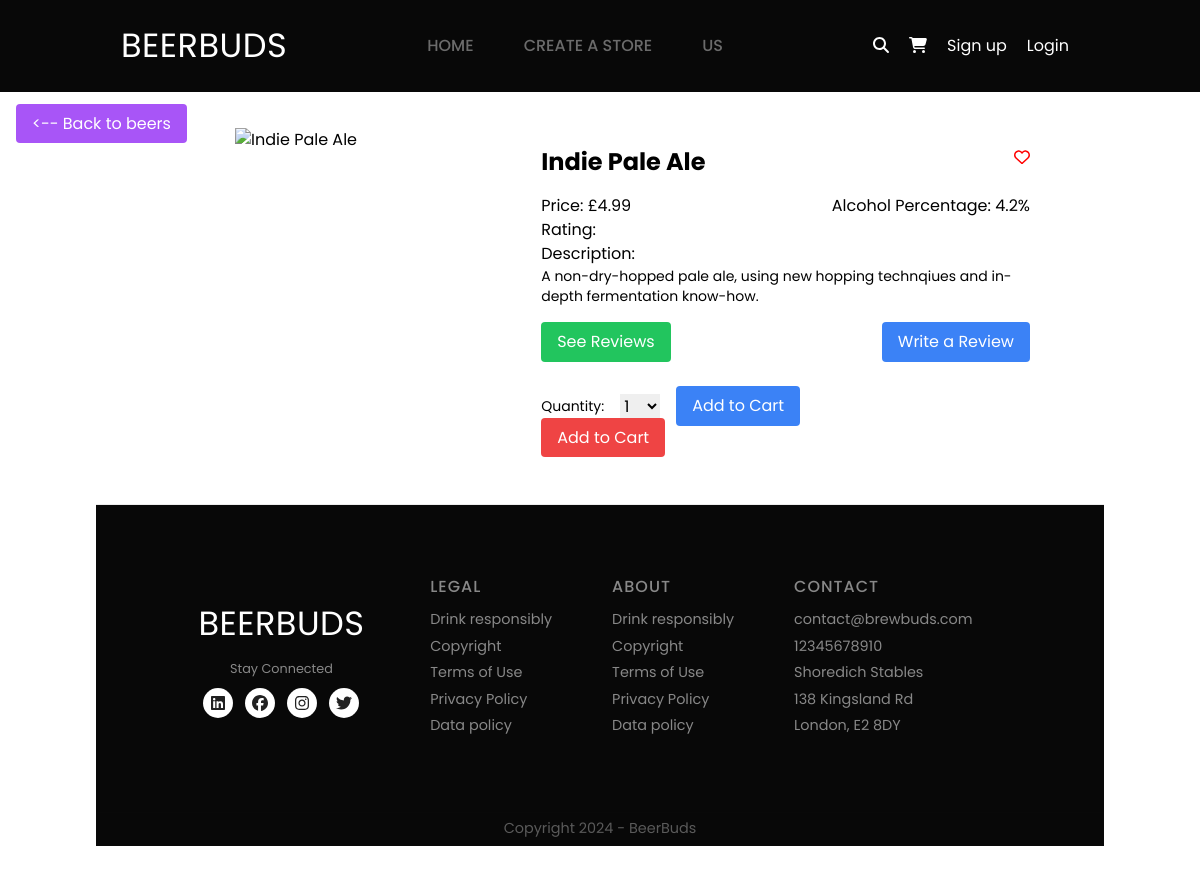
The app's page /beer/3/ with its own data.
### marketplace/models.py (models this page shows, shortened)
class Beer(models.Model):
    name = models.CharField(max_length=255, blank=False, null=False)
    description = models.TextField(blank=False, validators=[ MinLengthValidator(50, 'Please enter a description of at least 50 characters')])
    stock_quantity = models.IntegerField(blank=False, null=False)
    price = models.DecimalField(blank=False, null=False, max_digits=6, decimal_places=2)
    store_id = models.ForeignKey(Store, related_name='beer_store', on_delete=models.CASCADE)
    beer_image = models.ImageField(upload_to='beer_images', blank=False, null=False)
    volume = models.DecimalField(max_digits=6, decimal_places=2)
    abv = models.DecimalField(max_digits=6, decimal_places=1)
    ingredients = models.TextField(validators=[ MinLengthValidator(50, 'Please enter a description of at least 50 characters')])

### marketplace/views.py (the view)
# urls.py: path('beer/<int:id>/', views.beer_show, name='beer_show'),
def beer_show(request, id):
  form = CartItemForm()
  beer = get_object_or_404(Beer, id=id)
  reviews = Review.objects.filter(beer_id=id)
  return render(request, 'marketplace/beer_show.html', {'beer': beer, 'beer_reviews': reviews, 'form': form})

### marketplace/forms.py
class CartItemForm(forms.ModelForm):
    class Meta:
        model = CartItem
        fields = ['quantity']
        exclude = ('beer_id','profile_id')
        widgets = {
            'quantity': forms.Select(choices=[(i, str(i)) for i in range(1, 30)]),  # 30 to be changed to the beer stock quantity later
        }

### marketplace/context_processors.py (called while the page is built)
def has_store(request):
    if request.user.is_authenticated:
        return {'has_store': Store.objects.filter(user_id=request.user).exists()}
    return {'has_store': False}

### marketplace/templates/marketplace/beer_show.html (shortened to what this page needs)
{% extends "core/base.html" %}
{% block content %}
  <div>
    <div class="p-4 mb-4 absolute left-0">
      <a href="{% url 'marketplace:beer_index' %}" class="bg-purple-500 text-white px-4 py-2 rounded hover:bg-purple-700">  <-- Back to beers </a>
    </div>
  </div>
  <div class="container-sm flex flex-row justify-between rounded-xl px-10 pt-4">
    <div class="max-w-xs rounded-xl basis-2/5 flex justify-center">
      <img src="{{ beer.beer_image }}" alt="{{ beer.name }}" class="mt-4 h-auto max-h-80">
    </div>
    <div class="p-4 rounded-xl basis-3/5">
      <div class="container p-4 border-2 rounded-xl border-transparent">
        <div class="flex flex-row justify-between">
          <h1 class="text-2xl font-bold mb-4">{{ beer.name }}</h1>
          <a href="{% url 'user_actions:add_favourite' beer.id %}">
            <button class="fa-regular fa-heart" style="color: #ff0000;"></button>
          </a>
        </div>
        <div class="flex flex-row justify-between">
          <p>Price: £{{ beer.price }}</p>
          <p>Alcohol Percentage: {{ beer.abv }}%</p>
        </div>
        <p>Rating: </p>
        <p>Description: </p>
        <p class="text-sm mb-4">{{ beer.description }}</p>
          <div class="flex flex-row justify-between">
            <a href="{% url 'user_actions:beer_reviews_index' beer.id %}" class="bg-green-500 text-white px-4 py-2 rounded hover:bg-green-700">See Reviews</a>
            <a href="{% url 'user_actions:create_review' beer.id %}" class="bg-blue-500 text-white px-4 py-2 rounded hover:bg-blue-700">Write a Review</a>
          </div>
          <div class="mt-6">
            <form method="post" action="{% url 'marketplace:add_to_cart' beer.id %}">
              <div class="flex items-center space-x-4">
                <label for="quantity" class="text-sm">Quantity:</label>
                {{ form.quantity }}
                <button type="submit" class="bg-blue-500 text-white px-4 py-2 rounded hover:bg-blue-600 focus:outline-none focus:shadow-outline-blue">
                  Add to Cart
                </button>
              </div>
            </form>
        <a href="{% url 'marketplace:add_to_cart' beer.id %}" class="bg-red-500 text-white px-4 py-2 rounded hover:bg-orange-700">Add to Cart</a>
      </div>
    </div>
  </div>
{% endblock %}

### core/static/core/styles.css (style rules this page uses)
* { margin: 0px; padding: 0px; font-family: poppins; box-sizing: border-box; }
body { margin: 0px; padding: 0px; font-family: poppins; }
a { text-decoration: none; }

### records on screen
Beer: name "Indie Pale Ale", price "4.99", abv "4.2", description "A non-dry-hopped pale ale, using new hopping technqiues and in- depth fermentation know-how."
